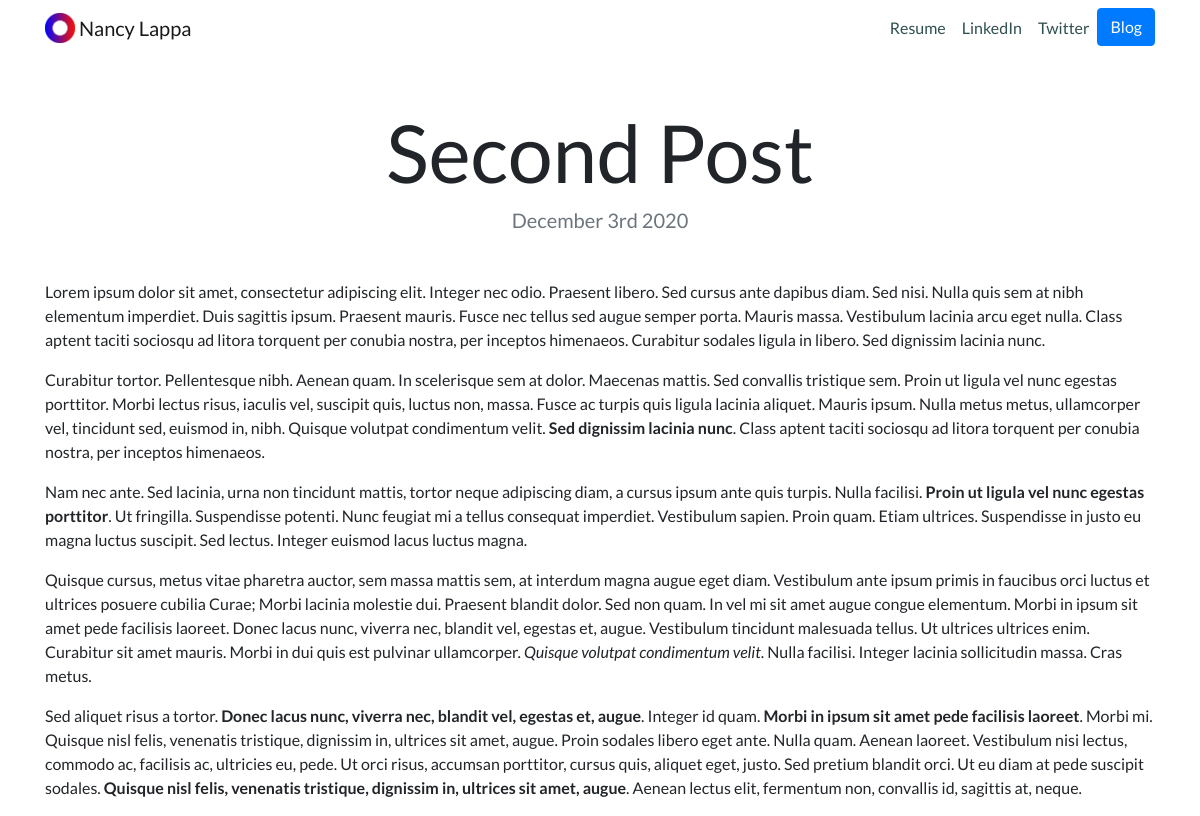
The page /blog/6/ on the database its author committed.
### blog/models.py (models this page shows, shortened)
class Post(models.Model):
    title = models.CharField(max_length=200)
    date = models.DateField()
    description = models.TextField()

### blog/views.py (the view)
# urls.py: path('<int:post_id>/', views.detail, name='detail'), #pernav parametro to id tou post
def detail(request, post_id):
    post = get_object_or_404(Post, pk=post_id) #vazei to object sti metavliti post
    return render(request, 'blog/detail.html', {'post': post})

### blog/templates/blog/detail.html
{% extends "portfolio/base.html" %}
{% load static %}
{% block content %}
<h1 class="text-center mt-5" id="blogdetailtitle">{{ post.title }}</h1>
<h5 class="text-center text-muted mb-5">{{ post.date|date:'F jS Y' }}</h5>
{{ post.description|safe }}
{% endblock %}

### portfolio/static/portfolio/custom.css (style rules this page uses)
body { font-family: 'Lato', sans-serif; }
@media (min-width: 992px) { #blogdetailtitle { font-size: 5rem; } }

### rows shown on the page
Post: title "Second Post", date "December 3rd 2020", description "Lorem ipsum dolor sit amet, consectetur adipiscing elit. Integer nec odio. Praesent libero. Sed cursus ante dapibus diam. Sed nisi. Nulla quis sem at nibh elementum imperdiet. Duis sagittis ipsum. Praesent mauris. Fusce nec tellus sed augue semper porta. Mauris massa. Vestibulum lacinia arcu eget nulla. Class aptent taciti sociosqu ad litora torquent per conubia nostra, per inceptos himenaeos. Curabitur sodales ligula in libero. Sed dignissim lacinia nunc. Curabitur tortor. Pellentesque nibh. Aenean quam. In scelerisque sem at dolor. Maecenas mattis. Sed convallis tristique sem. Proin ut ligula vel nunc egestas porttitor. Morbi lectus risus, iaculis vel, suscipit quis, luctus non, massa.…"
